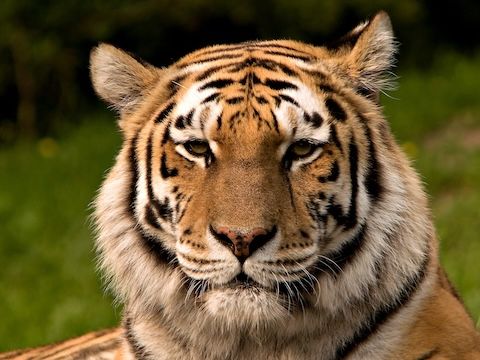
#> input picture homework/py实验/67/620160d19367e1392c4fcfb6e1f85ed0.jpg, 480 x 360 px, found by its file name
$ python '实验06_imageio_Mine.py'
#> lines starting #> are read from the running program, lines starting #| are printed output that depends on the picture
#(2)imageio 库的应用
import imageio , os , numpy
import matplotlib.pyplot as plt
import matplotlib.image as mpimg
from PIL import Image

#指定：原图片文件的路径及文件名
src_file_name   = r"homework/py实验/67/620160d19367e1392c4fcfb6e1f85ed0.jpg"
src_file = os.getcwd() + '\\' + src_file_name

src_pic = imageio.imread( src_file )              #读取图片
#> src_pic is the input picture: shape (360, 480, 3); mean R, G, B 107, 89, 52
print("图片的数据类型：" , src_pic.dtype )        #获取图片数据类型
#| 图片的数据类型： uint8

src_pic_shape = src_pic.shape                     #获取图片大小
#> src_pic_shape = (360, 480, 3)
print("(图片大小，通道数)：" , src_pic_shape )
#| (图片大小，通道数)： (360, 480, 3)

#修改图片颜色并保存
##imageio.imwrite("src_mc.jpg" , src_src *[1 , 0.5 ,0.5 ] )   #不同版本的语法格式差异！！！
imageio.imwrite( r"homework/py实验/67/实验06_imageio_src_mc.jpg" , ( src_pic*[1,0.5,0.5]).astype(numpy.uint8) )
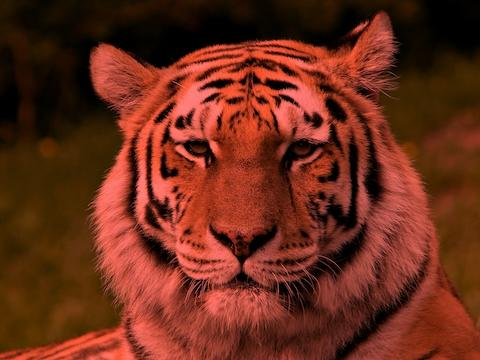
#> saved as 实验06_imageio_src_mc.jpg: shape (360, 480, 3); mean R, G, B 107, 44.3, 26.3

#修改图片分辨率并保存
imageio.imwrite( r"homework/py实验/67/实验06_imageio_src_ms.jpg" , numpy.array( Image.fromarray( src_pic ).resize((120 , 70))))
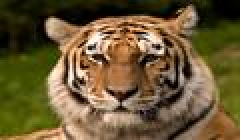
#> saved as 实验06_imageio_src_ms.jpg: shape (70, 120, 3) (shown 2 times larger); mean R, G, B 106.8, 89, 53.2

#裁剪图片并保存
imageio.imwrite( r"homework/py实验/67/实验06_imageio_src_mi.jpg" , src_pic[50:130 , 100:240])
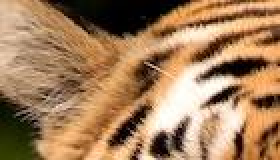
#> saved as 实验06_imageio_src_mi.jpg: shape (80, 140, 3) (shown 2 times larger); mean R, G, B 163.5, 126.5, 91.4

'''-------------绘制图片-------------'''

plt.figure( )

plt.subplot( 2 , 2 , 1 )
src_jpg1 = mpimg.imread( r"homework/py实验/67/620160d19367e1392c4fcfb6e1f85ed0.jpg" )   #读取图片
plt.imshow( src_jpg1 )                                #显示图片
plt.axis( 'off' )                                   #绘图时：隐藏坐标轴

plt.subplot( 2 , 2 ,2 )
src_jpg2 = mpimg.imread( r"homework/py实验/67/实验06_imageio_src_mc.jpg" )
plt.imshow( src_jpg2 )
plt.axis('on')                                      #绘图时：显示坐标轴

plt.subplot( 2 , 2 , 3 )
src_jpg3 = mpimg.imread( r"homework/py实验/67/实验06_imageio_src_ms.jpg" )
plt.imshow( src_jpg3 )
plt.axis('on' )

plt.subplot( 2 , 2 , 4)
src_jpg4 = mpimg.imread( r"homework/py实验/67/实验06_imageio_src_mi.jpg")
plt.imshow(src_jpg4)
plt.axis('on')
plt.show()
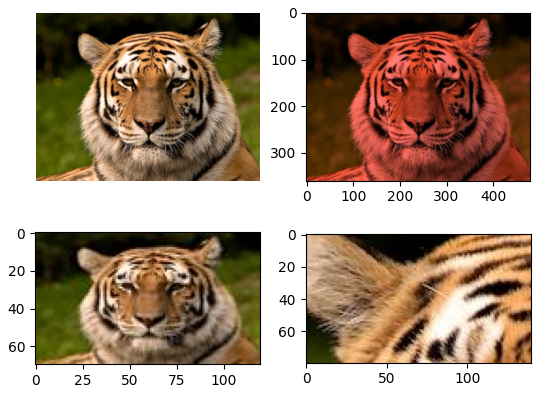
#> figure drawn by matplotlib, 4 panels

$ run again, with homework/py实验/67/实验06_imageio_src_mi.jpg copied over homework/py实验/67/620160d19367e1392c4fcfb6e1f85ed0.jpg
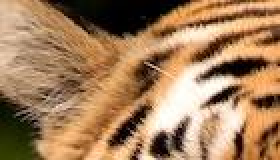
#> input picture homework/py实验/67/实验06_imageio_src_mi.jpg, 140 x 80 px, found by its file name (shown 2 times larger)
#> src_pic is the input picture: shape (80, 140, 3); mean R, G, B 163.5, 126.5, 91.4
#| 图片的数据类型： uint8
#| (图片大小，通道数)： (80, 140, 3)
#> `imageio.imwrite( r"homework/py实验/67/实验06_imageio_src_mc.jpg" , ( src_p..`:
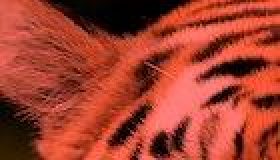
#> saved as 实验06_imageio_src_mc.jpg: shape (80, 140, 3) (shown 2 times larger); mean R, G, B 163.5, 63.2, 46.4
#> `plt.show()`:
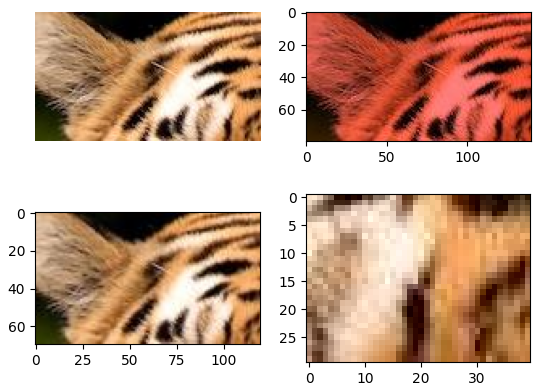
#> figure drawn by matplotlib, 4 panels
